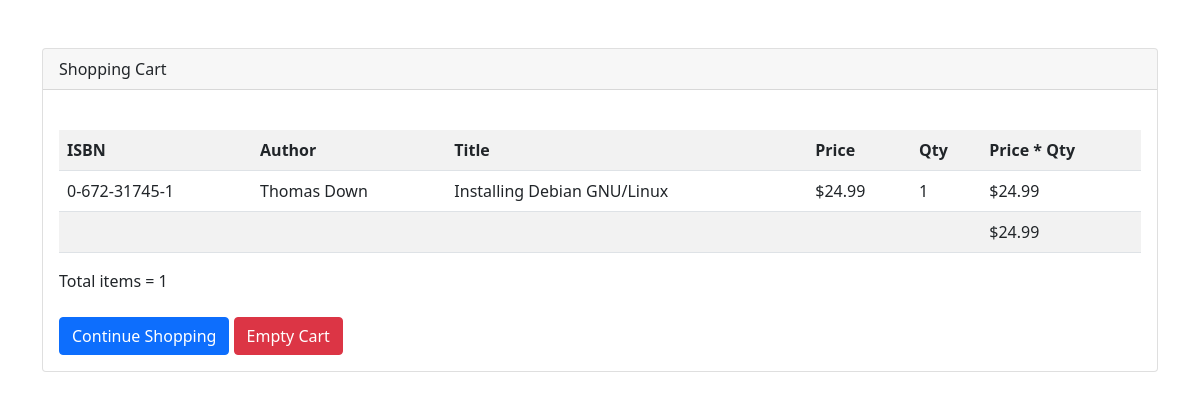
The page /show_cart.php?id=0-672-31745-1 on the database its author committed.
### tables this page shows
CREATE TABLE `books` (
  `isbn` varchar(13) NOT NULL,
  `author` varchar(50) DEFAULT NULL,
  `title` varchar(100) DEFAULT NULL,
  `price` float(4,2) DEFAULT NULL
);

### show_cart.php (the view, shortened to what this page needs)
<?php
if (isset($_GET['id']) && !empty($_GET['id'])) {
    $id = $_GET['id'];
}
include('./header.php');
?>
<br>
<div class="card mt-4">
    <div class="card-header">Shopping Cart</div>
    <div class="card-body">
        <br>
        <table class="table table-striped">
            <tr>
                <th>ISBN</th>
                <th>Author</th>
                <th>Title</th>
                <th>Price</th>
                <th>Qty</th>
                <th>Price * Qty</th>
            </tr>
            <?php
            require_once('./lib/db_login.php');
            $sum_qty = 0;
            $sum_price = 0;
            if (isset($_SESSION['cart']) && is_array($_SESSION['cart'])) {
                foreach ($_SESSION['cart'] as $id => $qty) {
                    $query = "SELECT * FROM books WHERE isbn = '" . $id . "'";
                    $result = $db->query($query);
                    while ($row = $result->fetch_object()) {
                        echo '<tr>';
                        echo '<td>' . $row->isbn . '</td>';
                        echo '<td>' . $row->author . '</td>';
                        echo '<td>' . $row->title . '</td>';
                        echo '<td>$' . $row->price . '</td>';
                        echo '<td>' . $qty . '</td>';
                        echo '<td>$' . $row->price * $qty . '</td>';
                        echo '</tr>';
                        $sum_qty += $qty;
                        $sum_price += ($row->price * $qty);
                    }
                }
                echo '<tr><td></td><td></td><td></td><td></td><td></td><td>$' . $sum_price . '</td>';
            } else {
                echo '<tr><td colspan="6" align="center">There is no item in the shopping cart</td></tr>';
            }
            ?>
        </table>
        Total items = <?php echo $sum_qty ?><br><br>
        <a class="btn btn-primary" href="view_book.php">Continue Shopping</a>
        <a class="btn btn-danger" href="delete_cart.php">Empty Cart</a>
    </div>
</div>
<?php
include('./footer.php');
?>

### rows shown on the page
books: isbn "0-672-31745-1", author "Thomas Down", title "Installing Debian GNU/Linux", price "24.99", qty "1", $row->price*$qty "24.99"

### other values the page prints
$sum_price "24.99"
$sum_qty "1"
